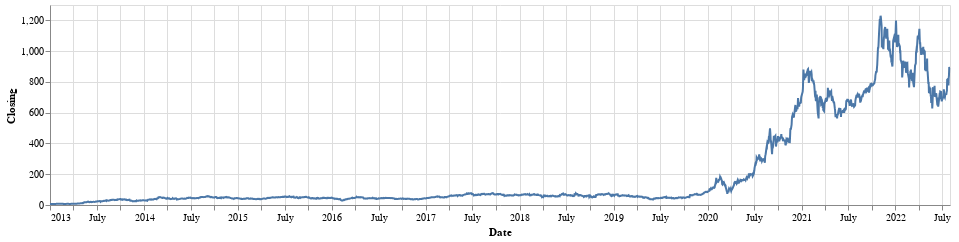

This figure's notebook cell:
### Code cell
## CLOSING PRICE
price = alt.Chart(TSLA_AAPL.reset_index()).mark_line().encode(
    alt.X("Date", title = "Date"),
    alt.Y("TSLA_Close", title = "Closing"),
    tooltip= ['Date', 'TSLA_Open', 'TSLA_Close', 'TSLA_High', 'TSLA_Low', 'TSLA_Volume']
).properties(
    width=900, height=200
)

price

### Figure 1 — Vega-Lite specification as saved in the notebook (floating-point values rounded to 4 significant figures; data arrays with more than 128 entries replaced by an {"elided": "..."} marker saying what was removed)
{"config": {"view": {"continuousWidth": 400, "continuousHeight": 300}}, "data": {"name": "data-a61753e30cb0e5c2df2184c88941ac67"}, "mark": "line", "encoding": {"tooltip": [{"field": "Date", "type": "temporal"}, {"field": "TSLA_Open", "type": "quantitative"}, {"field": "TSLA_Close", "type": "quantitative"}, {"field": "TSLA_High", "type": "quantitative"}, {"field": "TSLA_Low", "type": "quantitative"}, {"field": "TSLA_Volume", "type": "quantitative"}], "x": {"field": "Date", "title": "Date", "type": "temporal"}, "y": {"field": "TSLA_Close", "title": "Closing", "type": "quantitative"}}, "height": 200, "width": 900, "$schema": "https://vega.github.io/schema/vega-lite/v4.17.0.json", "datasets": {"data-a61753e30cb0e5c2df2184c88941ac67": {"elided": "2413 records"}}}
